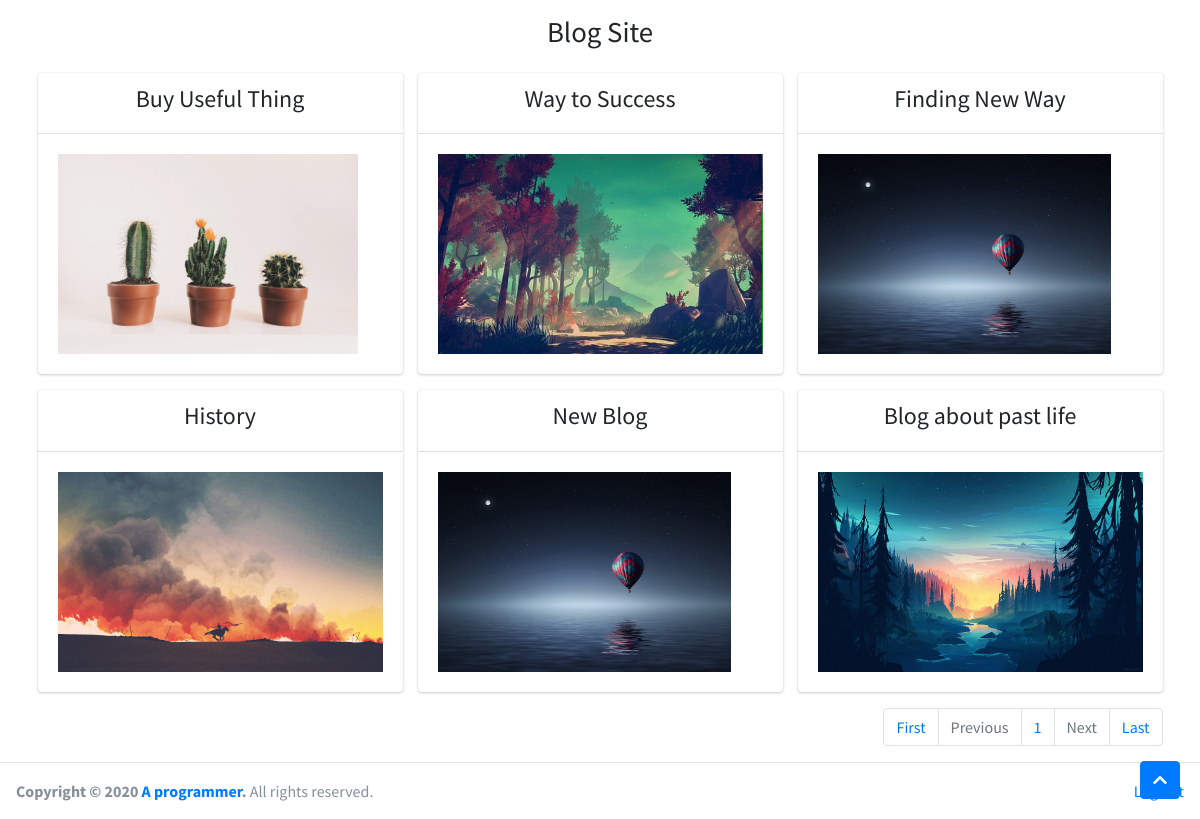
/index.php (signed in), run on the app's committed database.
### tables this page shows
CREATE TABLE `posts` (
  `id` int(11) NOT NULL,
  `title` text NOT NULL,
  `content` mediumtext NOT NULL,
  `image` text NOT NULL,
  `author_id` int(11) NOT NULL,
  `created_at` timestamp NOT NULL DEFAULT current_timestamp(),
  `updated_at` timestamp NOT NULL DEFAULT current_timestamp()
);

### index.php (the view, shortened to what this page needs)
<?php
  require 'config/config.php';
?>
<!DOCTYPE html>
<html>
<head>
  <link rel="stylesheet" href="plugins/fontawesome-free/css/all.min.css">
  <link rel="stylesheet" href="https://code.ionicframework.com/ionicons/2.0.1/css/ionicons.min.css">
  <link rel="stylesheet" href="dist/css/adminlte.min.css">
</head>
<body class="hold-transition sidebar-mini">
<div class="wrapper">
  <div class="">
    <section class="content-header">
      <div class="container-fluid">
        <div class="row mb-2">
          <div class="col-12" style="text-align: center">
            <h1>Blog Site</h1>
          </div>
        </div>
      </div>
    </section>
    <?php
      if(isset($_GET['pageno'])){
        $pageno = $_GET['pageno'];
      }else{
        $pageno = 1;
      }
      $numOfRecs = 6;
      $offset = ($pageno-1) * $numOfRecs ;
      $pdostatement = $pdo->prepare("SELECT * FROM posts ORDER BY id DESC");
      $pdostatement->execute();
      $result = $pdostatement->fetchAll();
      $total_pages = ceil(count($result)/$numOfRecs);
      $pdostatement = $pdo->prepare("SELECT * FROM posts ORDER BY id DESC LIMIT $offset,$numOfRecs");
      $pdostatement->execute();
      $blogs = $pdostatement->fetchAll();
    ?>
    <section class="content">
      <div class="container">
        <div class="row">
          <?php
            if($blogs){
              foreach ($blogs as $blog) {
          ?>
          <div class="col-md-4">
            <div class="card card-widget">
              <div class="card-header">
                <div style="float:none; text-align: center" class="card-title">
                  <h4><?= $blog['title']?></h4>
                </div>
              </div>
              <div class="card-body">
                <a href="detailblog.php?id=<?=$blog['id']?>"><img class="img-fluid pad" src="images/<?= $blog['image']?>" style="height:200px !important" alt="Photo"></a>
              </div>
            </div>
          </div>
          <?
              }
            }
          ?>
      </div>
      <div style="overflow: hidden">
        <nav aria-label="Page navigation example" style="float: right;">
          <ul class="pagination">
            <li class="page-item"><a class="page-link" href="?pageno=1">First</a></li>
            <li class="page-item <?php if($pageno<=1){echo 'disabled';} ?>">
            <a class="page-link" href="<?if($pageno<=1){echo '#';}else{echo '?pageno='.($pageno-1);}?>">Previous</a>
            </li>
            <li class="page-item"><a class="page-link" href="#"><?php echo $pageno; ?></a></li>
            <li class="page-item <?php if($pageno >= $total_pages){echo 'disabled';} ?>">
              <a class="page-link " href="<? if($pageno>=$total_pages){echo '#';}else{echo '?pageno='.($pageno+1);} ?>">Next</a>
            </li>
            <li class="page-item"><a class="page-link" href="?pageno=<?= $total_pages?>">Last</a></li>
          </ul>
        </nav>
      </div>
     </div>
    </section>
    <a id="back-to-top" href="#" class="btn btn-primary back-to-top" role="button" aria-label="Scroll to top">
      <i class="fas fa-chevron-up"></i>
    </a>
  </div>
  <footer class="main-footer" style="margin-left: 0px !important">
    <div class="float-right d-none d-sm-inline">
      <a href="logout.php" type="button" >Log out</a>
    </div>
    <strong>Copyright &copy; 2020 <a href="#">A programmer</a>.</strong> All rights reserved.
  </footer>
</div>
</body>
</html>

### data on the page
posts: title "Buy Useful Thing", image (picture)
posts: title "Way to Success", image (picture)
posts: title "Finding New Way", image (picture)
posts: title "History", image (picture)
posts: title "New Blog", image (picture)
posts: title "Blog about past life", image (picture)

### other printed values
$pageno "1"
